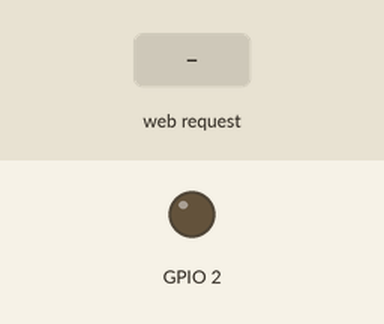
A sketch run on a simulated ESP8266 (NodeMCU). Parts: output pins drawn as LEDs (lit = HIGH). The test bench sets the inputs (shaded band). WiFi joins after 1.5 s; servers stay silent unless stated; what the sketch prints to the serial monitor is not drawn.

Above: at 2.7 s.
2.8 s: HTTP request GET / received
At 3.9 s:
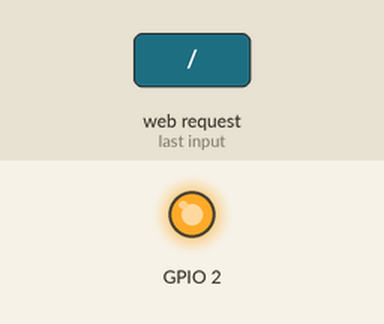
Timing chart, 0 to 5.8 s (numbered marks = the images above; inputs shaded):
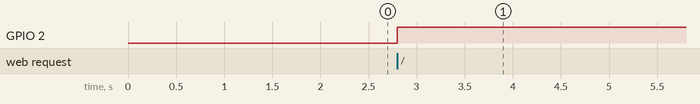

Measured:
- after the input at 2.8 s, GPIO 2: LOW → HIGH at once

The sketch:

HTTP_HTML_web_page.ino
```cpp
#include <ESP8266WiFi.h>
#include <ESP8266WebServer.h>
#include <ESP8266mDNS.h>

const char*ssid = "Hello_WOrld";
const char*password = "secret123456789";

ESP8266WebServer server(80);

const char htmlPage[]PROGMEM = R"======(
<!DOCTYPE html>
<html lang="en">
  <head>
    <meta charset="UTF-8" />
    <meta http-equiv="X-UA-Compatible" content="IE=edge" />
    <meta name="viewport" content="width=device-width, initial-scale=1.0" />
    <title>HTML Web Page | NodeMCU</title>
    <style>
      body {
        background-color: #000000;
        color: #555;
        font-family: "Segoe UI", Tahoma, Geneva, Verdana, sans-serif;
        font-size: 16px;
        line-height: 1.6em;
        margin: 0;
      }

      .container {
        width: 80%;
        margin: auto;
        overflow: hidden;
      }

      span {
        font-weight: bolder;
      }

      img {
        margin-top: 20px;
        width: 100px;
        border-radius: 50%;
      }
      .rands {
        margin-bottom: 20px;
      }

      #main-header {
        background-color: coral;
        color: #fff;
        text-align: center;
      }

      marquee {
        color: rgb(255, 255, 255);
        margin-top: 25px;
        margin-bottom: 20px;
        font-weight: 700;
        font-size: larger;
      }

      .h1-members {
        margin: 0;
        margin-top: 25px;
        margin-bottom: 25px;
        color: aliceblue;
        transition: font-size 0.15s;
      }

      .h1-members:hover {
        margin: 0;
        margin-top: 25px;
        margin-bottom: 25px;
        font-size: 40px;
        color: aliceblue;
        cursor: pointer;
      }

      .h2-section {
        margin: 0px;
        margin-bottom: 50px;
        color: aliceblue;
        transition: font-size 0.15s;
      }

      .h2-section:hover {
        margin: 0px;
        margin-bottom: 50px;
        font-size: 30px;
        color: aliceblue;
        cursor: pointer;
      }

      #left {
        float: left;
        width: 47%;
        padding: 0 30px;
        box-sizing: border-box;
        text-align: center;
        background-color: rgb(199, 199, 199);
        color: rgb(0, 0, 0);
        border-radius: 10px;
        transition: background-color 0.15s, color 0.15s;
      }

      #left:hover {
        float: left;
        width: 47%;
        padding: 0 30px;
        box-sizing: border-box;
        text-align: center;
        background-color: rgb(87, 87, 87);
        color: rgb(255, 255, 255);
        border-radius: 10px;
        cursor: pointer;
      }

      #right {
        float: right;
        width: 47%;
        padding: 0 30px;
        box-sizing: border-box;
        text-align: center;
        background-color: rgb(199, 199, 199);
        color: rgb(0, 0, 0);
        border-radius: 10px;
      }

      #right:hover {
        float: right;
        width: 47%;
        padding: 0 30px;
        box-sizing: border-box;
        text-align: center;
        background-color: rgb(87, 87, 87);
        color: rgb(255, 255, 255);
        border-radius: 10px;
        cursor: pointer;
      }

      .name {
        margin-top: 20px;
        margin-bottom: 20px;
        font-size: 25px;
      }

      .title {
        margin-top: 10px;
        margin-bottom: 3px;
      }
      .age {
        margin-top: 10px;
        margin-bottom: 3px;
      }

      .address {
        margin-top: 10px;
        margin-bottom: 3px;
      }
      .motto {
        font-weight: 500;
      }

      #members {
        margin-bottom: 20px;
      }

      #main-footer {
        background-color: coral;
        color: #fff;
        text-align: center;
        padding: 20px;
        margin-top: 40px;
      }

      @media (max-width: 600px) {
        .h1-members {
          font-size: 25px;
        }

        .h1-members:hover {
          font-size: 30px;
        }

        marquee {
          font-size: 13px;
        }

        #left {
          width: 100%;
          float: none;
          padding: 20px;
          margin-bottom: 30px;
        }
        #right {
          width: 100%;
          float: none;
          padding: 20px;
        }
      }
      @media (max-width: 800px) {
        marquee {
          font-size: 13px;
        }

        #left {
          width: 100%;
          float: none;
          padding: 20px;
          margin-bottom: 30px;
        }
        #left:hover {
          width: 100%;
          float: none;
          padding: 20px;
          margin-bottom: 30px;
        }

        #right {
          width: 100%;
          float: none;
          padding: 20px;
        }
        #right:hover {
          width: 100%;
          float: none;
          padding: 20px;
        }
      }
    </style>
  </head>
  <body>
    <header id="main-header">
      <div class="container">
        <h1>HTML WEB PAGE</h1>
      </div>
    </header>
    <marquee behavior="alternate" class=""
      >NodeMCU ESP8266 Communication Methods and Protocols</marquee
    >
    <h1 align="center" class="h1-members">GROUP 4 - MEMBERS</h1>
    <h2 align="center" class="h2-section">TO9-A</h2>

    <section id="members">
      <div class="container">
        <section class="sec">
          <div id="left">
            <img
              class="rands"
              src="https://scontent.fceb2-1.fna.fbcdn.net/v/t1.6435-9/80538157_810338939388125_882524700251521024_n.jpg?_nc_cat=101&ccb=1-7&_nc_sid=8bfeb9&_nc_eui2=AeH3tUtKRW-xsheaG_ZLLixOSuMsb7P6_mJK4yxvs_r-YkCWZ4xuyvCTylgNSXZQ3YQqJPl1mdIgKZaZg5fOHWlO&_nc_ohc=nm8TMkV3ajMAX_aPfBk&_nc_ht=scontent.fceb2-1.fna&oh=00_AfCnoWzShq8t-8KqA86KTMPn2xRi1KhTGjTd7Ha6gFsAWQ&oe=63F6FF0F"
            />
            <h1 class="name">Randell Alaya-ay</h1>
            <p class="title"><span>Position: </span>Provider/Financer</p>
            <p class="age"><span>Age: </span>21</p>
            <p class="address"><span>Address: </span>Silay City</p>
            <p class="motto">
              “The most important thing is to enjoy your life – to be happy –
              it’s all that matters.”
            </p>
          </div>
        </section>

        <section class="sec">
          <div id="right">
            <img
              src="https://scontent.fceb2-2.fna.fbcdn.net/v/t39.30808-6/305500345_3184546278487147_2785149971555637908_n.jpg?_nc_cat=100&ccb=1-7&_nc_sid=174925&_nc_eui2=AeF3VVKO3NGOmev1TszNC1xG6BXULClBcY3oFdQsKUFxjRcV7vHt4gTM0jfR4D7KPz7Z1c1XmlBQtUfoZEPb-yeV&_nc_ohc=Sir-JVUQpH0AX_t-9AX&_nc_ht=scontent.fceb2-2.fna&oh=00_AfAo3P_cieS31lpQfSeyvzpBZ1gQFSQjRQ9I6k4b4oEvuw&oe=63D3BAE8"
            />
            <h1 class="name">Stephanie Amenin</h1>
            <p class="title"><span>Position: </span>Secretary</p>
            <p class="age"><span>Age: </span>21</p>
            <p class="address"><span>Address: </span>Pontevedra</p>
            <p class="motto">
              “Vulnerability is not weakness; it’s our most accurate measure of
              courage.”
            </p>
          </div>
        </section>
      </div>
    </section>

    <section id="members">
      <div class="container">
        <section class="sec">
          <div id="left">
            <img
              src="https://scontent.fceb2-1.fna.fbcdn.net/v/t39.30808-6/316671636_3250092555320082_6321925026526892631_n.jpg?_nc_cat=106&ccb=1-7&_nc_sid=09cbfe&_nc_eui2=AeHYYEXPqexvjMsrSH0TJw6IOmjBGibAjdU6aMEaJsCN1RmPc1U5mymYFPvk5OByQxngpwzWeaS9pRbYpigi5MEp&_nc_ohc=vl-TNV0645gAX8xGuFz&_nc_ht=scontent.fceb2-1.fna&oh=00_AfCDlomNcQaBFXO6YIHKQZOCLkaF--r51tYD2EQyXwRq0A&oe=63D445FE"
            />
            <h1 class="name">Angelo Galon</h1>
            <p class="title"><span>Position: </span>Idea Maker</p>
            <p class="age"><span>Age: </span>21</p>
            <p class="address"><span>Address: </span>Cauayan</p>
            <p class="motto">
              “To see what is right and not to do it is want of courage, or of
              principle.”
            </p>
          </div>
        </section>

        <section class="sec">
          <div id="right">
            <img
              src="https://scontent.fceb2-2.fna.fbcdn.net/v/t39.30808-6/309532272_3332904906988786_8034059173288581295_n.jpg?_nc_cat=102&ccb=1-7&_nc_sid=09cbfe&_nc_eui2=AeE7wP8fmc4qxNLHpRn6mvI_MtpbJhNrpAEy2lsmE2ukAQ7uCbmNFsXXE1o0V17Nq4qIi8z6zfWCrAp9DBE70GMT&_nc_ohc=ejncHs9JtE8AX9uLuxW&_nc_ht=scontent.fceb2-2.fna&oh=00_AfDAZPfLddHqGJc7lvQiLxhVymXcLMD9xnN-GewhoFNAiA&oe=63D40CEE"
            />
            <h1 class="name">Rainier Guinsatao</h1>
            <p class="title"><span>Position: </span>Programmer</p>
            <p class="age"><span>Age: </span>21</p>
            <p class="address"><span>Address: </span>Bacolod City</p>
            <p class="motto">
              “It’s how you deal with failure that determines how you achieve
              success.”
            </p>
          </div>
        </section>
      </div>
    </section>

    <section id="members">
      <div class="container">
        <section class="sec">
          <div id="left">
            <img
              src="https://scontent.fceb2-2.fna.fbcdn.net/v/t1.6435-9/88005812_1232680073603520_2451286695098712064_n.jpg?_nc_cat=102&ccb=1-7&_nc_sid=174925&_nc_eui2=AeF1GpxwarOZjxf86DmMpCzqByQNJw5ps2YHJA0nDmmzZuagXLHN_MpDIKaz9rAEcfGcb-_Db7Gi-KH4d8bsFtvO&_nc_ohc=my8R9AW4zo4AX8w-rds&tn=5ryo9uqY0fouNm0I&_nc_ht=scontent.fceb2-2.fna&oh=00_AfC2n8cQj0lrBep60XM91bDRFsCpYFUkWzvLNCLt7NORvw&oe=63F6F859"
            />
            <h1 class="name">Janrey Terencio</h1>
            <p class="title"><span>Position: </span>Designer</p>
            <p class="age"><span>Age: </span>21</p>
            <p class="address"><span>Address: </span>Victorias City</p>
            <p class="motto">
              “Do the best you can until you know better. Then when you know
              better, do better.”
            </p>
          </div>
        </section>

        <section class="sec">
          <div id="right">
            <img
              src="https://scontent.fceb2-2.fna.fbcdn.net/v/t39.30808-6/324413877_867968987658388_5522181963790716355_n.jpg?_nc_cat=102&ccb=1-7&_nc_sid=09cbfe&_nc_eui2=AeFmCUlFt384Lt6iu2t3ypFe4g2BedpsCPXiDYF52mwI9dIOWd-RG05F6w1FoHOmh3GAU6EyexChLk4T1LYwusLi&_nc_ohc=lmakBLjhXYQAX-2tsym&_nc_ht=scontent.fceb2-2.fna&oh=00_AfDUYiDvygw726pUfnPb1ecSqpUsGIWBDkf-B5PoslWDpg&oe=63D50F13"
            />
            <h1 class="name">Jean Amor Valdeviezo</h1>
            <p class="title"><span>Position: </span>Leader</p>
            <p class="age"><span>Age: </span>21</p>
            <p class="address"><span>Address: </span>La Carlota City</p>
            <p class="motto">
              “Trust yourself. Create the kind of self that you will be happy to
              live with all your life.”
            </p>
          </div>
        </section>
      </div>
    </section>

    <footer id="main-footer">Copyright &copy; 2023 GROUP-4 TO9-A</footer>
  </body>
</html>


)======";

void handleRoot(){
  digitalWrite(2,0);
  server.send(200, "text/html",htmlPage);
  digitalWrite(2,1);
}


void setup() {
  // put your setup code here, to run once:
  Serial.begin(115200);
  delay(10);
  pinMode(2, OUTPUT);
  Serial.println();

  Serial.print("Connecting");

  WiFi.begin(ssid, password);

  while(WiFi.status() != WL_CONNECTED) {
    delay(500);
    Serial.print(".");
  }

  Serial.println("");
  Serial.println("Wi-Fi connected");
  Serial.println("IP address: ");
  Serial.println(WiFi.localIP());

  server.on("/", handleRoot);

  server.begin();
  Serial.println("HTTP server started");
}

void loop() {
  // put your main code here, to run repeatedly:
  server.handleClient();
}
```
